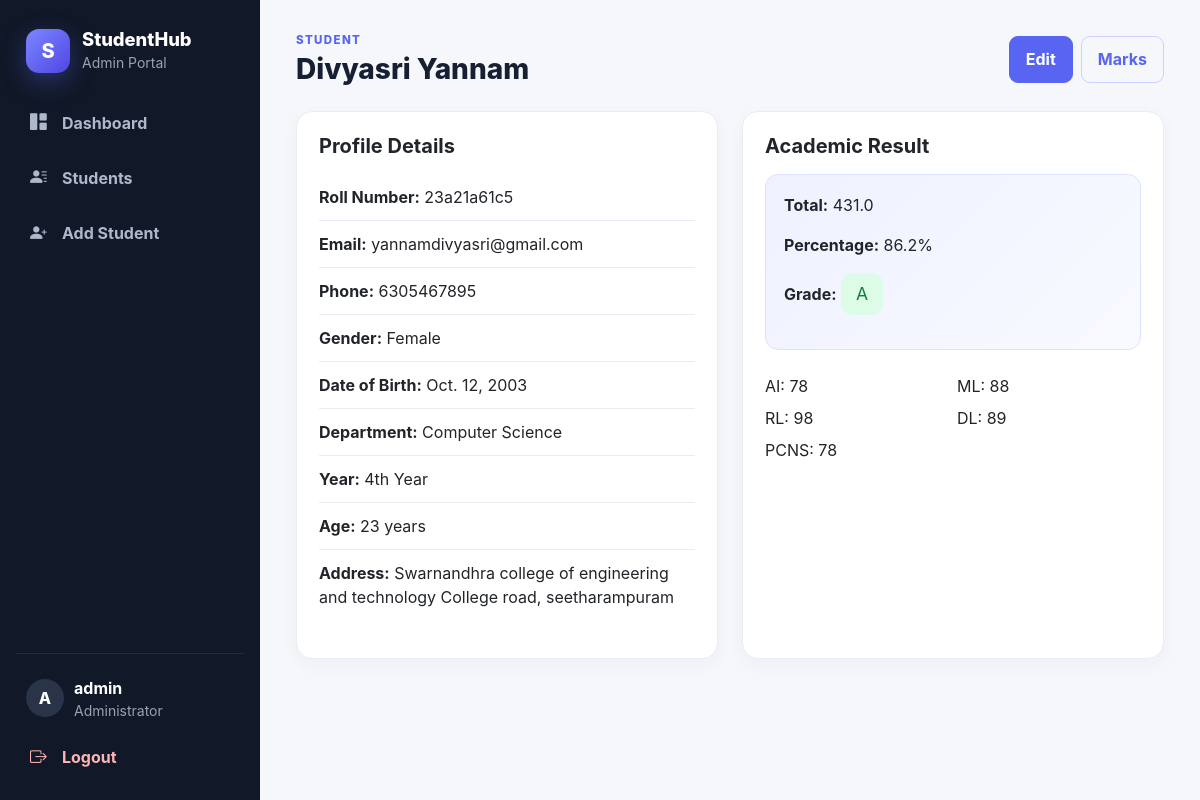
Screenshot of /students/5/ (signed in) with the database file from the repository.
### students/models.py (models this page shows, shortened)
class Student(models.Model):
    GENDER_CHOICES = [
        ('Male', 'Male'),
        ('Female', 'Female'),
        ('Other', 'Other'),
    ]
    DEPARTMENT_CHOICES = [
        ('Computer Science', 'Computer Science'),
        ('Information Technology', 'Information Technology'),
        ('Electronics', 'Electronics'),
        ('Mechanical', 'Mechanical'),
        ('Civil', 'Civil'),
    ]
    YEAR_CHOICES = [
        ('1st Year', '1st Year'),
        ('2nd Year', '2nd Year'),
        ('3rd Year', '3rd Year'),
        ('4th Year', '4th Year'),
    ]
    name = models.CharField(max_length=100)
    roll_number = models.CharField(max_length=20, unique=True)
    email = models.EmailField(unique=True)
    phone_number = models.CharField(max_length=15)
    gender = models.CharField(max_length=10, choices=GENDER_CHOICES)
    date_of_birth = models.DateField()
    department = models.CharField(max_length=50, choices=DEPARTMENT_CHOICES)
    year = models.CharField(max_length=20, choices=YEAR_CHOICES)
    address = models.TextField()
    created_at = models.DateTimeField(auto_now_add=True)
    updated_at = models.DateTimeField(auto_now=True)
    class Meta:
        ordering = ['name']
    @property
    def age(self):
        today = timezone.now().date()
        return today.year - self.date_of_birth.year - (
            (today.month, today.day) < (self.date_of_birth.month, self.date_of_birth.day)
        )

class StudentMarks(models.Model):
    student = models.OneToOneField(Student, on_delete=models.CASCADE, related_name='marks')
    subject_name_1 = models.CharField(max_length=50, default='Subject 1')
    subject_name_2 = models.CharField(max_length=50, default='Subject 2')
    subject_name_3 = models.CharField(max_length=50, default='Subject 3')
    subject_name_4 = models.CharField(max_length=50, default='Subject 4')
    subject_name_5 = models.CharField(max_length=50, default='Subject 5')
    subject_1 = models.IntegerField(default=0, validators=[MinValueValidator(0), MaxValueValidator(100)])
    subject_2 = models.IntegerField(default=0, validators=[MinValueValidator(0), MaxValueValidator(100)])
    subject_3 = models.IntegerField(default=0, validators=[MinValueValidator(0), MaxValueValidator(100)])
    subject_4 = models.IntegerField(default=0, validators=[MinValueValidator(0), MaxValueValidator(100)])
    subject_5 = models.IntegerField(default=0, validators=[MinValueValidator(0), MaxValueValidator(100)])
    total = models.FloatField(default=0)
    percentage = models.FloatField(default=0)
    grade = models.CharField(max_length=2, default='F')
    created_at = models.DateTimeField(auto_now_add=True)
    updated_at = models.DateTimeField(auto_now=True)

### students/views.py (the view)
# urls.py: path('students/<int:pk>/', views.student_profile, name='student_profile'),
@login_required(login_url='login')
def student_profile(request, pk):
    student = get_object_or_404(Student, pk=pk)
    try:
        student_marks = student.marks
    except StudentMarks.DoesNotExist:
        student_marks = None
    context = {
        'student': student,
        'student_marks': student_marks,
    }
    return render(request, 'student_detail.html', context)

### templates/student_detail.html (shortened to what this page needs)
{% extends 'base.html' %}
{% block content %}
<div class="page-header">
    <div>
        <p class="section-label">Student</p>
        <h2>{{ student.name }}</h2>
    </div>
    <div class="d-flex gap-2">
        <a href="{% url 'update_student' student.pk %}" class="btn btn-primary">Edit</a>
        <a href="{% url 'marks_management' student.pk %}" class="btn btn-outline-primary">Marks</a>
    </div>
</div>
<div class="row g-4">
    <div class="col-lg-6">
        <div class="card border-0 shadow-sm h-100">
            <div class="card-body">
                <h5 class="fw-bold mb-3">Profile Details</h5>
                <ul class="student-profile-list list-unstyled">
                    <li><strong>Roll Number:</strong> {{ student.roll_number }}</li>
                    <li><strong>Email:</strong> {{ student.email }}</li>
                    <li><strong>Phone:</strong> {{ student.phone_number }}</li>
                    <li><strong>Gender:</strong> {{ student.gender }}</li>
                    <li><strong>Date of Birth:</strong> {{ student.date_of_birth }}</li>
                    <li><strong>Department:</strong> {{ student.department }}</li>
                    <li><strong>Year:</strong> {{ student.year }}</li>
                    <li><strong>Age:</strong> {{ student.age }} years</li>
                    <li><strong>Address:</strong> {{ student.address }}</li>
                </ul>
            </div>
        </div>
    </div>
    <div class="col-lg-6">
        <div class="card border-0 shadow-sm h-100">
            <div class="card-body">
                <h5 class="fw-bold mb-3">Academic Result</h5>
                {% if student_marks %}
                    <div class="result-box">
                        <p><strong>Total:</strong> {{ student_marks.total }}</p>
                        <p><strong>Percentage:</strong> {{ student_marks.percentage }}%</p>
                        <p><strong>Grade:</strong> <span class="grade-badge">{{ student_marks.grade }}</span></p>
                    </div>
                    <div class="row g-2 mt-3">
                        <div class="col-6"><span>{{ student_marks.subject_name_1 }}:</span> {{ student_marks.subject_1 }}</div>
                        <div class="col-6"><span>{{ student_marks.subject_name_2 }}:</span> {{ student_marks.subject_2 }}</div>
                        <div class="col-6"><span>{{ student_marks.subject_name_3 }}:</span> {{ student_marks.subject_3 }}</div>
                        <div class="col-6"><span>{{ student_marks.subject_name_4 }}:</span> {{ student_marks.subject_4 }}</div>
                        <div class="col-6"><span>{{ student_marks.subject_name_5 }}:</span> {{ student_marks.subject_5 }}</div>
                    </div>
                {% else %}
                    <p class="text-muted mb-0">No marks have been added for this student yet.</p>
                {% endif %}
            </div>
        </div>
    </div>
</div>
{% endblock %}

### templates/base.html (shortened to what this page needs)
{% load static %}
<!DOCTYPE html>
<html lang="en">
<head>
    <link href="https://cdn.jsdelivr.net/npm/bootstrap@5.3.3/dist/css/bootstrap.min.css" rel="stylesheet">
    <link href="https://cdn.jsdelivr.net/npm/bootstrap-icons@1.11.3/font/bootstrap-icons.css" rel="stylesheet">
    <link rel="stylesheet" href="{% static 'css/style.css' %}">
</head>
<body>
    <div class="app-shell">
        {% if request.user.is_authenticated %}
        <aside class="sidebar">
            <div class="brand-box">
                <div class="brand-logo">S</div>
                <div>
                    <h3>StudentHub</h3>
                    <small>Admin Portal</small>
                </div>
            </div>
            <nav class="nav flex-column sidebar-nav">
                <a class="nav-link {% if request.resolver_match.url_name == 'dashboard' %}active{% endif %}" href="{% url 'dashboard' %}">
                    <i class="bi bi-grid-1x2-fill"></i><span>Dashboard</span>
                </a>
                <a class="nav-link {% if request.resolver_match.url_name == 'student_list' %}active{% endif %}" href="{% url 'student_list' %}">
                    <i class="bi bi-person-lines-fill"></i><span>Students</span>
                </a>
                <a class="nav-link {% if request.resolver_match.url_name == 'add_student' %}active{% endif %}" href="{% url 'add_student' %}">
                    <i class="bi bi-person-plus-fill"></i><span>Add Student</span>
                </a>
            </nav>
            <div class="sidebar-footer">
                <div class="admin-mini">
                    <div class="admin-avatar">{{ request.user.username|first|upper }}</div>
                    <div>
                        <strong>{{ request.user.username }}</strong>
                        <small>Administrator</small>
                    </div>
                </div>
                <a class="nav-link logout-link" href="{% url 'logout' %}">
                    <i class="bi bi-box-arrow-right"></i><span>Logout</span>
                </a>
            </div>
        </aside>
        {% endif %}
        <main class="main-content">
            {% block content %}{% endblock %}
        </main>
    </div>
</body>
</html>

### static/css/style.css (style rules this page uses)
:root { --primary: #5865f2; --primary-dark: #454ecb; --ink: #172033; --muted: #718096; --surface: #ffffff; --canvas: #f5f7fb; --border: #e8edf5; }
* { box-sizing: border-box; }
body { margin: 0; font-family: Inter, 'Segoe UI', system-ui, -apple-system, sans-serif; background: var(--canvas); color: var(--ink); }
.app-shell { display: flex; min-height: 100vh; }
.sidebar { width: 260px; background: #111827; color: #fff; padding: 24px 16px 18px; position: sticky; top: 0; height: 100vh; display: flex; flex-direction: column; }
.brand-box { display: flex; align-items: center; gap: 12px; padding: 4px 10px 24px; }
.brand-box h3 { margin: 0; font-size: 1.15rem; font-weight: 800; }
.brand-box small { color: #98a2b3; }
.brand-logo { width: 44px; height: 44px; border-radius: 13px; display: grid; place-items: center; background: linear-gradient(135deg, #7c87ff, #4f46e5); font-size: 1.25rem; font-weight: 800; box-shadow: 0 8px 24px rgba(88, 101, 242, .35); }
.sidebar-nav { gap: 6px; }
.sidebar .nav-link { color: #aeb8ca; padding: 12px 14px; border-radius: 10px; display: flex; align-items: center; gap: 12px; font-weight: 650; }
.sidebar .nav-link i { width: 20px; font-size: 1.05rem; }
.sidebar-footer { margin-top: auto; border-top: 1px solid rgba(255,255,255,.08); padding-top: 14px; }
.admin-mini { display: flex; align-items: center; gap: 10px; padding: 8px 10px 12px; }
.admin-mini div:last-child { display: flex; flex-direction: column; }
.admin-mini small { color: #98a2b3; }
.admin-avatar { width: 38px; height: 38px; border-radius: 50%; display: grid; place-items: center; background: #293449; color: #fff; font-weight: 800; }
.logout-link { color: #ffb4b4 !important; }
.main-content { flex: 1; min-width: 0; padding: 32px 36px 48px; }
.page-header { display: flex; justify-content: space-between; align-items: center; margin-bottom: 24px; gap: 16px; }
.section-label { margin: 0 0 4px; color: var(--primary); font-size: .72rem; font-weight: 800; letter-spacing: .12em; text-transform: uppercase; }
.page-header h2 { margin: 0; font-size: 1.75rem; font-weight: 800; color: var(--ink); }
.card { border: 1px solid var(--border) !important; border-radius: 16px !important; background: var(--surface); box-shadow: 0 6px 18px rgba(31, 45, 61, .04) !important; }
.card-body { padding: 22px; }
.btn { border-radius: 9px; padding: .68rem 1rem; font-weight: 750; }
.btn-primary { background: var(--primary); border-color: var(--primary); }
.btn-outline-primary { color: var(--primary); border-color: #ccd2ff; }
.student-profile-list li { padding: 11px 0; border-bottom: 1px solid var(--border); }
.student-profile-list li:last-child { border-bottom: 0; }
.result-box { background: linear-gradient(135deg, #eef2ff, #f8faff); border: 1px solid #dde3ff; border-radius: 13px; padding: 18px; }
.grade-badge { display: inline-grid; place-items: center; min-width: 42px; height: 42px; border-radius: 12px; background: #dcfce7; color: #15803d; font-size: 1.1rem; }

### rows the page displays
Student: name "Divyasri Yannam", roll_number "23a21a61c5", email "yannamdivyasri@gmail.com", phone_number "6305467895", gender "Female", date_of_birth "Oct. 12, 2003", department "Computer Science", year "4th Year", age "23", address "Swarnandhra college of engineering and technology College road, seetharampuram"
StudentMarks: total "431.0", percentage "86.2", grade "A", subject_name_1 "AI", subject_1 "78", subject_name_2 "ML", subject_2 "88", subject_name_3 "RL", subject_3 "98", subject_name_4 "DL", subject_4 "89", subject_name_5 "PCNS", subject_5 "78"

### other values shown
{{ request.user.username|first|upper }} "A"
{{ request.user.username }} "admin"
